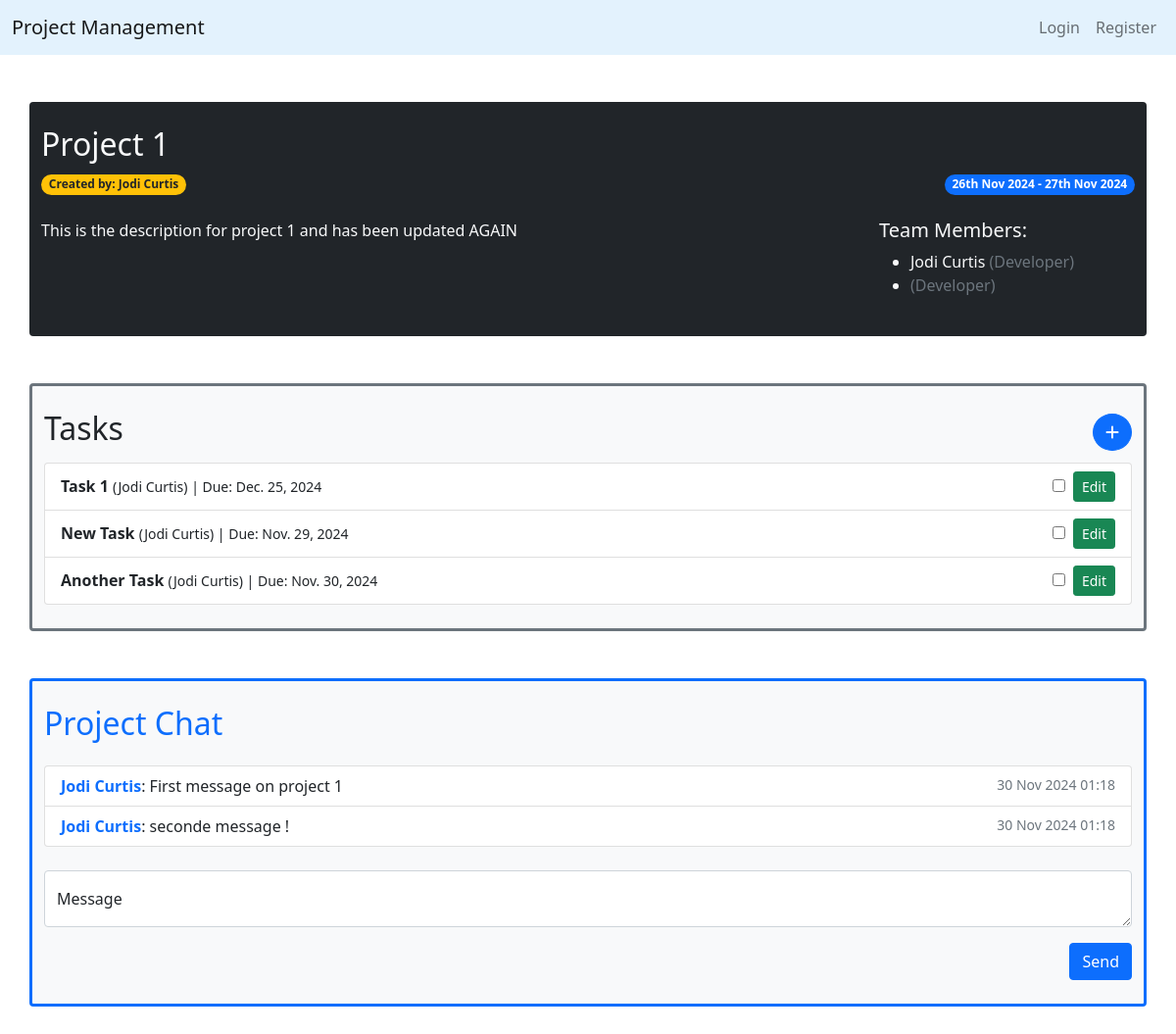
Screenshot of /projects/project/1 with the database file from the repository.
### projects/models.py (models this page shows, shortened)
class Project(models.Model):
    STATUS_CHOICES = [
        ('Not Started', 'Not Started'),
        ('In Progress', 'In Progress'),
        ('Completed', 'Completed'),
    ]
    name = models.CharField(max_length=200)
    description = models.TextField()
    created_by = models.ForeignKey(User, on_delete=models.CASCADE)
    start_date = models.DateField(default=date.today)
    end_date = models.DateField(default= date.today() + timedelta(1))
    completion_date = models.DateField(null=True)
    team_members = models.ManyToManyField(User, related_name='projects')
    status = models.CharField(max_length=50, choices=STATUS_CHOICES, default='Not Started')

### users/models.py (models this page shows, shortened)
class Profile(models.Model):
    JOB_ROLE_CHOICES = [
        ('developer', 'Developer'),
        ('designer', 'Designer'),
        ('manager', 'Manager'),
        ('analyst', 'Analyst'),
        ('other', 'Other'),
    ]
    user = models.OneToOneField(User, on_delete=models.CASCADE)
    image = models.ImageField(default='default.jpg', upload_to='profile_pics')
    job_role = models.CharField(max_length=100, choices=JOB_ROLE_CHOICES, default='other')

### tasks/models.py (models this page shows, shortened)
class Task(models.Model):
    name = models.CharField(max_length=200)
    due_date = models.DateField(default= date.today() + timedelta(1))
    assigned_to = models.ForeignKey(User, on_delete=models.SET_NULL, null=True)
    complete = models.BooleanField(default=False)
    project = models.ForeignKey(Project, on_delete=models.CASCADE, related_name='tasks')

### chat/models.py (models this page shows, shortened)
class ChatMessage(models.Model):
    project = models.ForeignKey(Project, on_delete=models.CASCADE, related_name='messages')
    user = models.ForeignKey(User, on_delete=models.CASCADE)
    message = models.TextField()
    timestamp = models.DateTimeField(auto_now_add=True)

### projects/views.py (the view, shortened to what this page needs)
# urls.py: path('project/<int:pk>', ProjectDetailView.as_view(), name='project-detail'),
class ProjectDetailView(DetailView):
    model = Project
    def get_context_data(self, **kwargs):
        context = super().get_context_data(**kwargs)
        context['tasks'] = self.object.tasks.all()
        chat_messages = self.object.messages.order_by('timestamp')
        now = timezone.now()
        for message in chat_messages:
            message_date = message.timestamp.date()
            message_time = message.timestamp.strftime('%H:%M')
            if message_date == now.date():
                message.display_timestamp = f"Today {message_time}"
            elif message_date == (now - timedelta(days=1)).date():
                message.display_timestamp = f"Yesterday {message_time}"
            else:
                message.display_timestamp = message.timestamp.strftime('%d %b %Y %H:%M')
        context['chat_messages'] = chat_messages
        context['status_choices'] = Project.STATUS_CHOICES
        context['current_status'] = self.object.status
        return context

### projects/templates/projects/project_detail.html (shortened to what this page needs)
{% extends "projects/base.html" %}
{% block content %}
    <div class="container">
        <div class="row bg-dark text-light rounded my-5 py-4">
            <div class="col-12 col-md-9">
                <h2>
                    {{ project.name }}
                </h2>
            </div>
            <div class="col-12 col-md-3 text-start text-md-end">
            </div>
            <div class="col-12 col-md-6">
                <span class="badge rounded-pill bg-warning text-dark">Created by: {{ project.created_by.first_name }} {{ project.created_by.last_name }}</span>
            </div>
            <div class="col-12 col-md-6 text-start text-md-end">
                <span class="badge rounded-pill bg-primary">{{ project.start_date|date:'dS M Y' }} - {{ project.end_date|date:'dS M Y' }}</span>
            </div>
            <div class="col-12 col-md-9 mt-4">
                <p class="me-4">{{ project.description }}</p>
            </div>
            <div class="col-12 col-md-3 mt-4">
                {% if project.team_members.exists %}
                    <h5>Team Members:</h5>
                    <ul>
                        {% for member in project.team_members.all %}
                            <li>{{ member.first_name }} {{ member.last_name }} <span class="text-muted">({{ member.profile.get_job_role_display  }})</span></li>
                        {% endfor %}
                    </ul>
                {% endif %}
            </div>
        </div>
        <div class="row bg-light text-dark border border-secondary border-3 rounded my-5 py-4">
            <div class="col-12 d-flex justify-content-between align-items-center mb-2">
                <h2>Tasks</h2>
                <a class="btn btn-primary rounded-circle" href="{% url 'task-create' project.id %}"><i class="fas fa-plus"></i></a>
            </div>
            <div class="col-12">
                {% if tasks %}
                    <ul class="list-group">
                        {% for task in tasks %}
                            <li class="list-group-item d-flex justify-content-between align-items-center">
                                <div>
                                    <span class="{% if task.complete %}text-decoration-line-through text-muted{% endif %}">
                                        <strong>{{ task.name }}</strong>
                                        <small>
                                            {% if task.assigned_to %}
                                                ({{ task.assigned_to.first_name }} {{ task.assigned_to.last_name }})
                                            {% else %}
                                                (Unassigned)
                                            {% endif %}
                                            | Due: {{ task.due_date }}
                                        </small>
                                    </span>
                                </div>
                                <div class="d-flex align-items-center">
                                    <form method="post" action="{% url 'project-detail' object.pk %}" class="me-2">
                                        <input
                                            type="checkbox"
                                            name="complete"
                                            onchange="this.form.submit();">
                                    </form>
                                    <a class="btn btn-sm btn-success" href="{% url 'task-edit' task.id %}">Edit</a>
                                </div>
                            </li>
                        {% endfor %}
                    </ul>
                {% else %}
                    <p class="text-muted">No tasks assigned to this project.</p>
                {% endif %}
            </div>
        </div>
        <div class="row bg-light text-dark border border-primary border-3 rounded my-5 py-4">
            <div class="col-12 mb-3">
                <h2 class="text-primary">Project Chat</h2>
            </div>
            <div class="col-12 mb-4">
                <ul class="list-group">
                    {% if chat_messages.exists %}
                        {% for message in chat_messages %}
                            <li class="list-group-item">
                                <strong class="text-primary">{{ message.user.first_name }} {{ message.user.last_name }}</strong>:
                                <span>{{ message.message }}</span>
                                <small class="text-muted float-end">{{ message.display_timestamp }}</small>
                            </li>
                        {% endfor %}
                    {% else %}
                        <li class="list-group-item text-muted">No messages yet.</li>
                    {% endif %}
                </ul>
            </div>
            <div class="col-12">
                <form method="post">
                    <div class="form-floating mb-3">
                        <textarea class="form-control" placeholder="Add a new message" name="chat_message" id="chat_message"></textarea>
                        <label for="chat_message">Message</label>
                    </div>
                    <div class="text-end">
                        <button type="submit" class="btn btn-primary">Send</button>
                    </div>
                </form>
            </div>
        </div>
    </div>
{% endblock content %}

### rows the page displays
Project: name "Project 1", created_by.first_name "Jodi", created_by.last_name "Curtis", start_date "26th Nov 2024", end_date "27th Nov 2024", description "This is the description for project 1 and has been updated AGAIN"
Task: name "Task 1", assigned_to.first_name "Jodi", assigned_to.last_name "Curtis", due_date "Dec. 25, 2024"
Task: name "New Task", assigned_to.first_name "Jodi", assigned_to.last_name "Curtis", due_date "Nov. 29, 2024"
Task: name "Another Task", assigned_to.first_name "Jodi", assigned_to.last_name "Curtis", due_date "Nov. 30, 2024"
ChatMessage: user.first_name "Jodi", user.last_name "Curtis", message "First message on project 1", display_timestamp "30 Nov 2024 01:18"
ChatMessage: user.first_name "Jodi", user.last_name "Curtis", message "seconde message !", display_timestamp "30 Nov 2024 01:18"

### other values shown
{{ member.first_name }} "Jodi"
{{ member.last_name }} "Curtis"
{{ member.profile.get_job_role_display }} "Developer"
